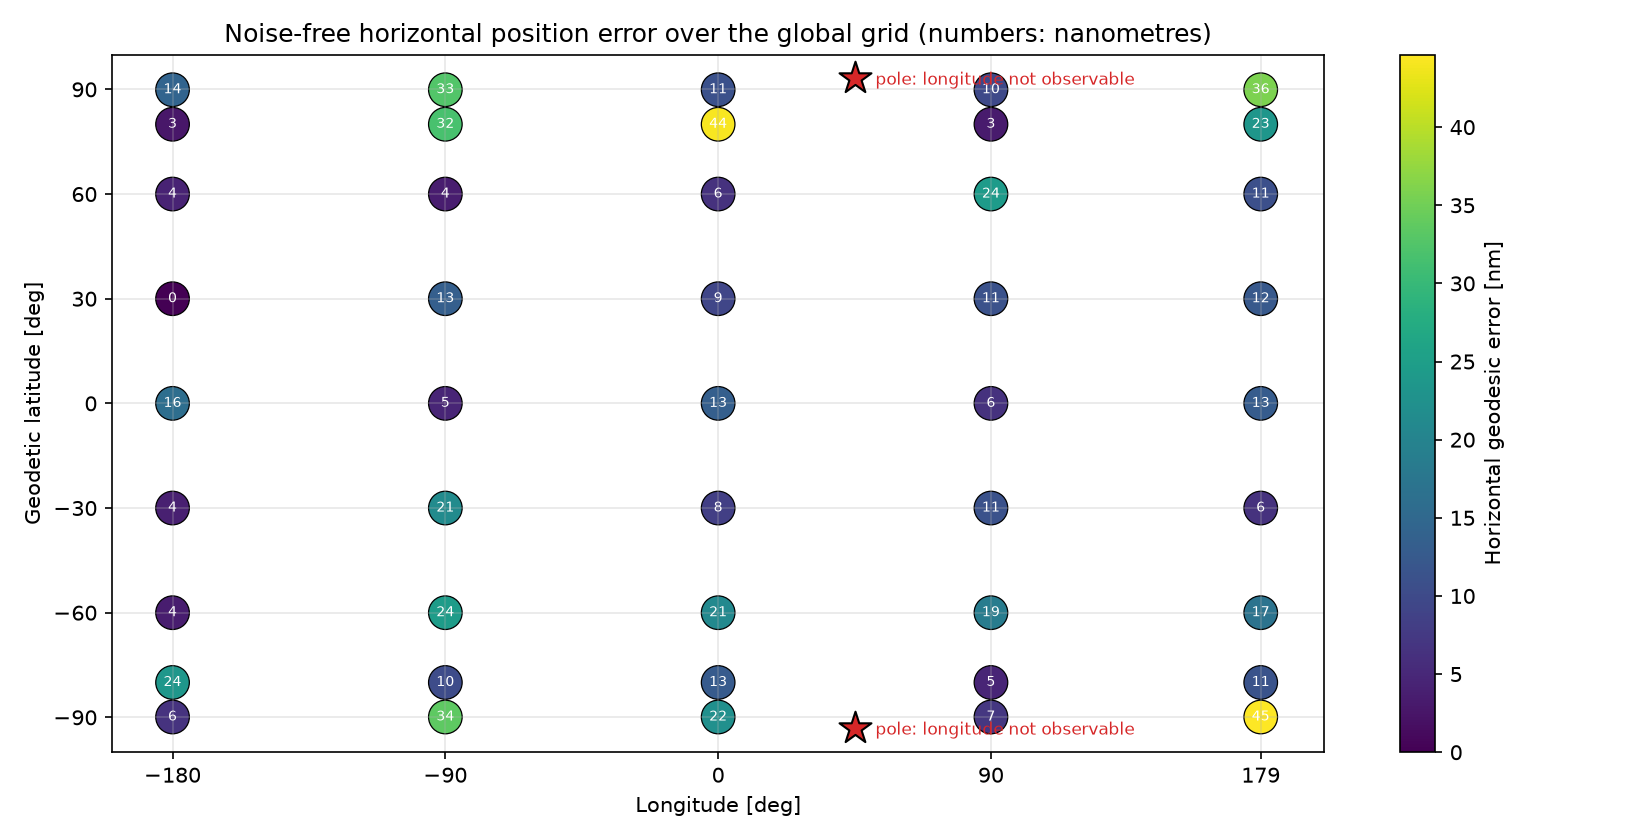

Here is the Python script that generated this plot:
"""
global_validation.py - Space Systems Engineering, Module 6

Experiment A: perfect position recovery at 45 N, 75 W, step by step.
Experiment B: the same noise-free pipeline over a global grid, with the
              boundary cases: longitude wrapping, the southern hemisphere,
              the poles, and different instrument orientations.

Run:  python global_validation.py
"""

from pathlib import Path

import matplotlib
matplotlib.use("Agg")
import matplotlib.pyplot as plt
import numpy as np

import celestial_position as cp
import position_simulator as ps
from stellar_attitude import attitude_error

SEED = 6
HERE = Path(__file__).parent
UTC = ps.OBSERVATION_UTC

GRID_LATITUDES = [0.0, 30.0, -30.0, 60.0, -60.0, 80.0, -80.0, 89.9, -89.9]
GRID_LONGITUDES = [-180.0, -90.0, 0.0, 90.0, 179.0]
ORIENTATIONS = {"near zenith (2°)": 2.0, "30° zenith angle": 30.0,
                "near horizon (85°)": 85.0}


def experiment_a(rng, c_eg, eop):
    print("=" * 78)
    print("Experiment A - perfect terrestrial position recovery")
    print("=" * 78)
    lat_true, lon_true = 45.0, -75.0
    obs = ps.simulate_observation(lat_true, lon_true, UTC, C_EG=c_eg, rng=rng)
    t = obs.truth
    print(f"Truth: latitude {lat_true} deg, longitude {lon_true} deg, {UTC} UTC")
    print(f"Earth orientation: {eop['earth_orientation_source']}, "
          f"UT1-UTC = {eop['ut1_minus_utc_s']:+.4f} s")
    print(f"Step 1  true vertical, Earth-fixed  u_E = {np.round(t['up_ecef'], 9)}")
    print(f"Step 2  celestial  u_G = C_EG^T u_E     = {np.round(t['up_celestial'], 9)}")
    print(f"Step 3  {len(obs.reference_stars)} synthetic stars and "
          f"{len(obs.accel_samples)} accelerometer samples, generated from the "
          f"same attitude;\n        specific force (IMU axes) = "
          f"{np.round(t['specific_force_imu'], 6)} m/s^2")

    solution = ps.solve_observation(obs)          # measurements only
    recovered_attitude_error = attitude_error(
        solution.diagnostics["C_CG"], t["C_CG"])[1] * np.degrees(1.0) * 3600
    print("Step 4  estimator output (no true coordinates supplied):")
    print(f"        camera attitude recovered to {recovered_attitude_error:.1e} arcsec")
    print(f"        u_E estimated                    = {np.round(solution.up_ecef, 9)}")
    print(f"        latitude  {solution.latitude_deg:.12f} deg")
    print(f"        longitude {solution.longitude_deg:.12f} deg")
    print(f"        status '{solution.status}', height estimated: "
          f"{solution.height_estimated}")
    lat_error = solution.latitude_deg - lat_true
    lon_error = cp.longitude_difference(solution.longitude_deg, lon_true)
    distance = cp.horizontal_position_error(solution.lat_lon, (lat_true, lon_true))
    print(f"Step 5  latitude error  {lat_error:+.2e} deg")
    print(f"        longitude error {lon_error:+.2e} deg")
    print(f"        horizontal geodesic error {distance:.2e} m "
          f"({distance * 1e9:.0f} nanometres)")
    print("        Double precision resolves about 1e-16 rad per operation; "
          "after the SVD and three\n        rotations that is ~1e-14 rad, "
          "or ~1e-7 m on the ground. This is the numerical floor.")


def experiment_b(rng, c_eg):
    print("\n" + "=" * 78)
    print("Experiment B - global validation (noise-free)")
    print("=" * 78)
    records = []
    print(f"  {'latitude':>9}" + "".join(f"{f'lon {lon:g}':>14}"
                                         for lon in GRID_LONGITUDES)
          + "   horizontal error [m]")
    for lat in sorted(GRID_LATITUDES, reverse=True):
        line = f"  {lat:>9g}"
        for lon in GRID_LONGITUDES:
            obs = ps.simulate_observation(lat, lon, UTC, C_EG=c_eg, rng=rng)
            solution = ps.solve_observation(obs)
            error = cp.horizontal_position_error(solution.lat_lon, (lat, lon))
            records.append((lat, lon, error, solution))
            line += f"{error:>14.1e}"
        print(line)
    errors = np.array([r[2] for r in records])
    lon_errors = np.array([abs(cp.longitude_difference(r[3].longitude_deg, r[1]))
                           for r in records])
    worst = records[int(np.argmax(lon_errors))]
    print(f"\n  {len(records)} grid points: largest horizontal error "
          f"{errors.max():.1e} m, median {np.median(errors):.1e} m.")
    print(f"  Largest LONGITUDE error {lon_errors.max():.1e} deg at latitude "
          f"{worst[0]:g}: near a pole the same few\n  nanometres span more "
          f"longitude (dilution 1/cos(lat) = "
          f"{worst[3].diagnostics['longitude_dilution']:.0f}x), but the "
          f"position error does not grow.")

    # ---- boundary conditions ------------------------------------------------
    print("\n  Longitude wrapping")
    for lon_in in (179.999, -180.001, 180.0, -180.0):
        obs = ps.simulate_observation(10.0, lon_in, UTC, C_EG=c_eg, rng=rng)
        solution = ps.solve_observation(obs)
        print(f"    input {lon_in:>9.3f} -> reported {solution.longitude_deg:>16.9f}"
              f"   error {cp.horizontal_position_error(solution.lat_lon, (10.0, lon_in)):.1e} m")
    print("    179.999 and -180.001 are reported as the same longitude; the "
          "range is [-180, 180).")
    print("    Exactly on the date line the result sits within rounding of "
          "+/-180 on either side;")
    print("    both are the same meridian, and the geodesic error is "
          "unaffected.")

    print("\n  Southern hemisphere")
    obs = ps.simulate_observation(-33.9, 151.2, UTC, C_EG=c_eg, rng=rng)
    solution = ps.solve_observation(obs)
    print(f"    truth (-33.9, 151.2) -> ({solution.latitude_deg:.9f}, "
          f"{solution.longitude_deg:.9f}); u_E z-component "
          f"{solution.up_ecef[2]:+.4f} (negative: up points south of the equator plane)")

    print("\n  Poles")
    for lat in (90.0, -90.0):
        for lon in (0.0, 123.0):
            obs = ps.simulate_observation(lat, lon, UTC, C_EG=c_eg, rng=rng)
            solution = ps.solve_observation(obs)
            error = cp.horizontal_position_error(solution.lat_lon, (lat, lon))
            print(f"    truth ({lat:+.0f}, {lon:>5g}) -> latitude "
                  f"{solution.latitude_deg:+.9f}, longitude {solution.longitude_deg}, "
                  f"observable={solution.longitude_observable}, error {error:.1e} m")
    print(f"    status: '{solution.status}'")
    print("    The position is found (error is nanometres); it simply has no "
          "longitude. NaN is reported\n    instead of whatever atan2 would "
          "return for a vector of rounding noise.")

    print("\n  Instrument orientation (perfect calibration): horizontal error [m]")
    cases = [(45.0, -75.0), (0.0, 0.0), (-60.0, 90.0), (80.0, 179.0), (89.9, -90.0)]
    print(f"    {'position':<16}" + "".join(f"{name:>22}" for name in ORIENTATIONS))
    for lat, lon in cases:
        line = f"    ({lat:g}, {lon:g})".ljust(20)
        for zenith in ORIENTATIONS.values():
            worst_error = 0.0
            for azimuth, roll in ((0.0, 0.0), (135.0, 80.0), (290.0, -120.0)):
                obs = ps.simulate_observation(lat, lon, UTC, C_EG=c_eg, rng=rng,
                                              zenith_angle_deg=zenith,
                                              azimuth_deg=azimuth, roll_deg=roll)
                solution = ps.solve_observation(obs)
                worst_error = max(worst_error, cp.horizontal_position_error(
                    solution.lat_lon, (lat, lon)))
            line += f"{worst_error:>22.1e}"
        print(line)
    print("    Each entry is the worst of three azimuth/roll combinations. "
          "Rotating the instrument does\n    not move the solution.")

    # ---- map ------------------------------------------------------------------
    lats = np.array([r[0] for r in records])
    lons = np.array([r[1] for r in records])
    fig, ax = plt.subplots(figsize=(11, 5.6))
    scatter = ax.scatter(lons, lats, c=errors * 1e9, s=260, cmap="viridis",
                         edgecolors="black", linewidths=0.6)
    for lat, lon, error, _ in records:
        ax.annotate(f"{error * 1e9:.0f}", (lon, lat), ha="center", va="center",
                    fontsize=6.5, color="white")
    for lat in (90.0, -90.0):
        ax.scatter([45.0], [lat * 1.035], marker="*", s=260, color="tab:red",
                   edgecolors="black", zorder=3)
        ax.annotate("pole: longitude not observable", (45.0, lat * 1.035),
                    xytext=(10, -3), textcoords="offset points",
                    fontsize=8, color="tab:red")
    ax.set_xlim(-200, 200)
    ax.set_ylim(-100, 100)
    ax.set_xticks(GRID_LONGITUDES)
    ax.set_yticks([-90, -60, -30, 0, 30, 60, 90])
    ax.set_xlabel("Longitude [deg]")
    ax.set_ylabel("Geodetic latitude [deg]")
    ax.set_title("Noise-free horizontal position error over the global grid "
                 "(numbers: nanometres)")
    ax.grid(True, alpha=0.3)
    fig.colorbar(scatter, ax=ax, label="Horizontal geodesic error [nm]")
    fig.tight_layout()
    fig.savefig(HERE / "global_validation.png", dpi=150)
    print("\nSaved global_validation.png")


if __name__ == "__main__":
    generator = np.random.default_rng(SEED)
    earth, earth_info = cp.earth_orientation(UTC)
    experiment_a(generator, earth, earth_info)
    experiment_b(generator, earth)
